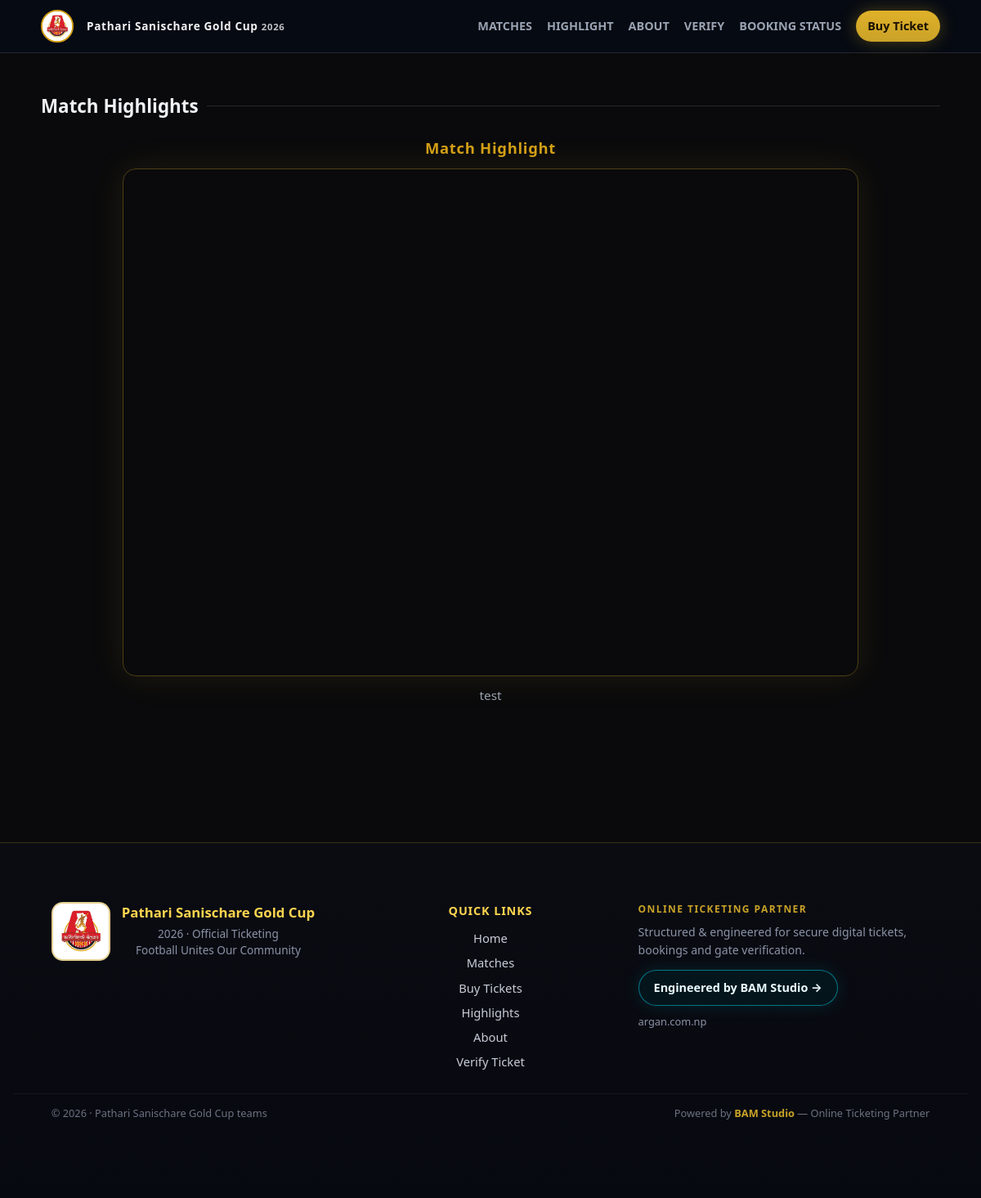
The page /highlights on the database its author committed.
### app/models/settings.py (models this page shows, shortened)
class SiteSetting(db.Model):
    __tablename__ = 'site_settings'
    id = db.Column(db.Integer, primary_key=True)
    key = db.Column(db.String(100), unique=True, nullable=False, index=True)
    value = db.Column(db.Text)
    updated_at = db.Column(db.DateTime, default=lambda: datetime.now(timezone.utc),
                           onupdate=lambda: datetime.now(timezone.utc))
    @classmethod
    def get(cls, key, default=''):
        row = cls.query.filter_by(key=key).first()
        return row.value if row and row.value is not None else default

### app/models/highlight.py (models this page shows, shortened)
class Highlight(db.Model):
    __tablename__ = 'highlights'
    id = db.Column(db.Integer, primary_key=True)
    title = db.Column(db.String(200), default='Match Highlight')
    youtube_id = db.Column(db.String(20), nullable=False)
    description = db.Column(db.String(500), default='')
    sort_order = db.Column(db.Integer, default=0)
    is_active = db.Column(db.Boolean, default=True)
    created_at = db.Column(db.DateTime, default=lambda: datetime.now(timezone.utc))

### app/routes/public.py (the view)
@public_bp.route('/highlights')
def highlights():
    from app.models.highlight import Highlight
    items = Highlight.query.filter_by(is_active=True)\
        .order_by(Highlight.sort_order.asc(), Highlight.id.desc()).all()
    if not items:
        from app.models.settings import SiteSetting
        legacy = (SiteSetting.get('highlight_youtube') or '').strip()
        if legacy:
            items = [type('H', (), {'title': 'Match Highlight', 'youtube_id': legacy, 'description': ''})()]
    return render_template('public/highlights.html', highlights=items)

### app/templates/public/highlights.html (shortened to what this page needs)
{% extends "public/base.html" %}
{% block content %}
<section class="section highlight-section" id="highlight">
  <div class="container">
    <h1 class="section-title">Match Highlights</h1>
    {% if highlights %}
    <div class="highlight-grid">
      {% for h in highlights %}
      <div class="highlight-card">
        {% if h.title %}<h2 class="highlight-title">{{ h.title }}</h2>{% endif %}
        <div class="yt-wrap">
          <iframe
            src="https://www.youtube.com/embed/{{ h.youtube_id }}?rel=0"
            title="{{ h.title or 'Match highlight' }}"
            allow="accelerometer; autoplay; clipboard-write; encrypted-media; gyroscope; picture-in-picture"
            allowfullscreen
            loading="lazy"></iframe>
        </div>
        {% if h.description %}<p class="highlight-desc">{{ h.description }}</p>{% endif %}
      </div>
      {% endfor %}
    </div>
    {% else %}
    <p style="text-align:center;color:var(--muted);margin-top:24px">Highlights will appear here soon.</p>
    {% endif %}
  </div>
</section>
{% endblock %}

### app/templates/public/base.html (shortened to what this page needs)
<!DOCTYPE html>
<html lang="en">
<head>
  <link rel="stylesheet" href="{{ url_for('static', filename='css/main.css') }}">
</head>
<body class="app-shell">
  <header class="topnav">
    <div class="container topnav-inner">
      <a class="logo" href="{{ url_for('public.home') }}">
        {% if site_logo_url %}
        <img src="{{ site_logo_url }}" alt="{{ site_name }} logo" class="brand-logo" width="40" height="40">
        {% else %}
        <img src="{{ url_for('static', filename='images/logo.jpg') }}" alt="{{ site_name }} logo" class="brand-logo" width="40" height="40">
        {% endif %}
        <span>{{ site_name }} <small style="opacity:0.8;font-weight:600">{{ site_year }}</small></span>
      </a>
      <nav class="nav-links" aria-label="Main">
        <a href="{{ url_for('public.matches') }}">MATCHES</a>
        <a href="{{ url_for('public.highlights') }}">HIGHLIGHT</a>
        <a href="{{ url_for('public.about') }}">ABOUT</a>
        <a href="{{ url_for('public.verify') }}">VERIFY</a>
        <a href="{{ url_for('public.booking_status') }}">BOOKING STATUS</a>
        <a class="btn btn-gold btn-sm" href="{{ url_for('public.matches') }}">Buy Ticket</a>
      </nav>
    </div>
  </header>
  <main>{% block content %}{% endblock %}</main>
  <footer class="site-footer">
    <div class="container footer-grid">
      <div class="footer-brand">
        {% if site_logo_url %}
        <img src="{{ site_logo_url }}" alt="{{ site_name }}" class="footer-logo" width="72" height="72">
        {% else %}
        <img src="{{ url_for('static', filename='images/logo.jpg') }}" alt="{{ site_name }}" class="footer-logo" width="72" height="72">
        {% endif %}
        <div>
          <strong class="footer-title">{{ site_name }}</strong>
          <p class="footer-tag">{{ site_year }} · Official Ticketing</p>
          <p class="footer-tagline">Football Unites Our Community</p>
        </div>
      </div>
      <div class="footer-links">
        <h4>Quick Links</h4>
        <nav aria-label="Footer">
          <a href="{{ url_for('public.home') }}">Home</a>
          <a href="{{ url_for('public.matches') }}">Matches</a>
          <a href="{{ url_for('public.matches') }}">Buy Tickets</a>
          <a href="{{ url_for('public.highlights') }}">Highlights</a>
          <a href="{{ url_for('public.about') }}">About</a>
          <a href="{{ url_for('public.verify') }}">Verify Ticket</a>
        </nav>
      </div>
      <div class="footer-partner">
        <p class="partner-label">ONLINE TICKETING PARTNER</p>
        <p class="partner-text">Structured &amp; engineered for secure digital tickets, bookings and gate verification.</p>
        <a class="partner-btn" href="https://argan.com.np" target="_blank" rel="noopener noreferrer">
          Engineered by BAM Studio →
        </a>
        <p class="partner-sub"><a href="https://argan.com.np" target="_blank" rel="noopener noreferrer">argan.com.np</a></p>
      </div>
    </div>
    <div class="footer-bottom">
      <div class="container footer-bottom-inner">
        <span>© {{ site_year }} · Pathari Sanischare Gold Cup teams</span>
        <span>Powered by <a href="https://argan.com.np" target="_blank" rel="noopener noreferrer">BAM Studio</a> — Online Ticketing Partner</span>
      </div>
    </div>
  </footer>
</body>
</html>

### rows shown on the page
SiteSetting: value "Pathari Sanischare Gold Cup"
Highlight: title "Match Highlight", description "test"

### other values the page prints
{{ site_year }} "2026"
